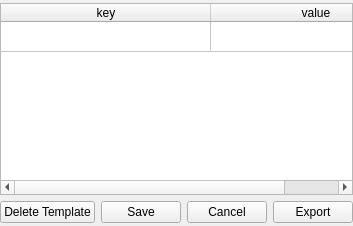
                 <widget class="QWidget" name="EquipmentEditPage">
                  <layout class="QVBoxLayout" name="verticalLayout_21">
                   <property name="leftMargin">
                    <number>0</number>
                   </property>
                   <property name="topMargin">
                    <number>3</number>
                   </property>
                   <property name="rightMargin">
                    <number>0</number>
                   </property>
                   <property name="bottomMargin">
                    <number>3</number>
                   </property>
                   <item>
                    <widget class="MyEQTableWidget" name="EquipmentEditTableWidget">
                     <property name="autoScroll">
                      <bool>false</bool>
                     </property>
                     <property name="editTriggers">
                      <set>QAbstractItemView::EditTrigger::AllEditTriggers</set>
                     </property>
                     <property name="alternatingRowColors">
                      <bool>false</bool>
                     </property>
                     <property name="selectionMode">
                      <enum>QAbstractItemView::SelectionMode::SingleSelection</enum>
                     </property>
                     <property name="selectionBehavior">
                      <enum>QAbstractItemView::SelectionBehavior::SelectRows</enum>
                     </property>
                     <property name="verticalScrollMode">
                      <enum>QAbstractItemView::ScrollMode::ScrollPerPixel</enum>
                     </property>
                     <property name="horizontalScrollMode">
                      <enum>QAbstractItemView::ScrollMode::ScrollPerPixel</enum>
                     </property>
                     <property name="sortingEnabled">
                      <bool>true</bool>
                     </property>
                     <property name="rowCount">
                      <number>1</number>
                     </property>
                     <attribute name="horizontalHeaderCascadingSectionResizes">
                      <bool>true</bool>
                     </attribute>
                     <attribute name="horizontalHeaderMinimumSectionSize">
                      <number>100</number>
                     </attribute>
                     <attribute name="horizontalHeaderDefaultSectionSize">
                      <number>210</number>
                     </attribute>
                     <attribute name="horizontalHeaderShowSortIndicator" stdset="0">
                      <bool>true</bool>
                     </attribute>
                     <attribute name="horizontalHeaderStretchLastSection">
                      <bool>true</bool>
                     </attribute>
                     <attribute name="verticalHeaderVisible">
                      <bool>false</bool>
                     </attribute>
                     <attribute name="verticalHeaderDefaultSectionSize">
                      <number>30</number>
                     </attribute>
                     <row/>
                     <column>
                      <property name="text">
                       <string>key</string>
                      </property>
                     </column>
                     <column>
                      <property name="text">
                       <string>value</string>
                      </property>
                     </column>
                    </widget>
                   </item>
                   <item>
                    <layout class="QHBoxLayout" name="horizontalLayout_5">
                     <item>
                      <widget class="QPushButton" name="DeleteEquipmentButton">
                       <property name="text">
                        <string>Delete Template</string>
                       </property>
                      </widget>
                     </item>
                     <item>
                      <widget class="QPushButton" name="SaveEquipmentButton">
                       <property name="text">
                        <string>Save</string>
                       </property>
                      </widget>
                     </item>
                     <item>
                      <widget class="QPushButton" name="CancelEquipmentButton">
                       <property name="text">
                        <string>Cancel</string>
                       </property>
                      </widget>
                     </item>
                     <item>
                      <widget class="QPushButton" name="ExportEquipmentButton">
                       <property name="sizePolicy">
                        <sizepolicy hsizetype="Minimum" vsizetype="Fixed">
                         <horstretch>0</horstretch>
                         <verstretch>0</verstretch>
                        </sizepolicy>
                       </property>
                       <property name="text">
                        <string>Export</string>
                       </property>
                      </widget>
                     </item>
                    </layout>
                   </item>
                  </layout>
                 </widget>
